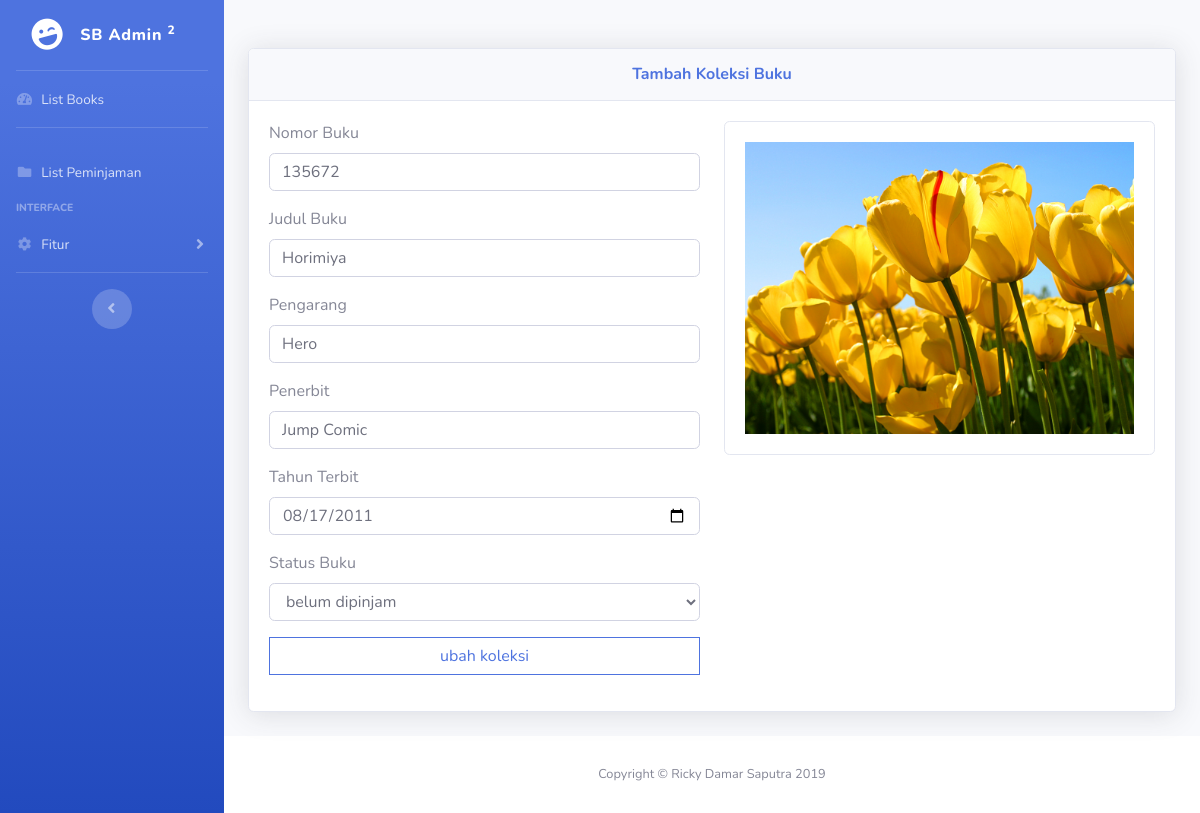
Page /update_book.php?no_buku=135672 (signed in) on the committed database.
### tables this page shows
CREATE TABLE `tb_buku` (
  `no_buku` varchar(6) NOT NULL,
  `judul_buku` varchar(40) NOT NULL,
  `pengarang` varchar(20) NOT NULL,
  `penerbit` varchar(20) NOT NULL,
  `tahun_terbit` date NOT NULL,
  `status` enum('dipinjam','belum dipinjam') NOT NULL
);

### functions.php (called while the page is built, shortened)
<?php
$conn = mysqli_connect('localhost', 'root', '', 'db_perpustakaan');
function index($query)
{
    global $conn;
    $result = mysqli_query($conn, $query);
    $rows = [];
    while ($row = mysqli_fetch_assoc($result)) {
        $rows[] = $row;
    }
    return $rows;
}

### update_book.php (the view, shortened to what this page needs)
<?php
require 'functions.php';
$no_buku = $_GET["no_buku"];
$book = index("SELECT * FROM tb_buku WHERE no_buku = $no_buku")[0];
?>
<!DOCTYPE html>
<html lang="en">
<head>
  <link href="vendor/fontawesome-free/css/all.min.css" rel="stylesheet" type="text/css">
  <link href="css/sb-admin-2.min.css" rel="stylesheet">
  <link href="vendor/datatables/dataTables.bootstrap4.min.css" rel="stylesheet">
  <link href="css/style.css" rel="stylesheet">
</head>
<body id="page-top">
  <div id="wrapper">
    <ul class="navbar-nav bg-gradient-primary sidebar sidebar-dark accordion" id="accordionSidebar">
      <a class="sidebar-brand d-flex align-items-center justify-content-center" href="index.php">
        <div class="sidebar-brand-icon rotate-n-15">
          <i class="fas fa-laugh-wink"></i>
        </div>
        <div class="sidebar-brand-text mx-3">SB Admin <sup>2</sup></div>
      </a>
      <hr class="sidebar-divider my-0">
      <li class="nav-item">
        <a class="nav-link" href="index.php">
          <i class="fas fa-fw fa-tachometer-alt"></i>
          <span>List Books</span></a>
      </li>
      <hr class="sidebar-divider">
      <li class="nav-item">
        <a class="nav-link" href="list_pinjam.php">
          <i class="fas fa-fw fa-folder"></i>
          <span>list peminjaman</span>
        </a>
      </li>
      <div class="sidebar-heading">
        Interface
      </div>
      <li class="nav-item">
        <a class="nav-link collapsed" href="#" data-toggle="collapse" data-target="#collapseTwo" aria-expanded="true" aria-controls="collapseTwo">
          <i class="fas fa-fw fa-cog"></i>
          <span>Fitur</span>
        </a>
      </li>
      <hr class="sidebar-divider d-none d-md-block">
      <div class="text-center d-none d-md-inline">
        <button class="rounded-circle border-0" id="sidebarToggle"></button>
      </div>
    </ul>
    <div id="content-wrapper" class="d-flex flex-column">
      <div id="content" class="mt-5">
        <div class="container-fluid">
          <div class="card shadow mb-4">
            <div class="card-header py-3">
              <h6 class="m-0 font-weight-bold text-primary text-center">Tambah Koleksi Buku</h6>
            </div>
            <div class="card-body">
              <div class="row">
                <div class="col">
                  <form action="" method="POST">
                    <div class="form-group">
                      <label for="no_buku">nomor buku</label>
                      <input type="text" class="form-control" id="no_buku" name="no_buku" value="<?= $book["no_buku"]; ?>">
                    </div>
                    <div class="form-group">
                      <label for="judul_buku">judul buku</label>
                      <input type="text" class="form-control" id="judul_buku" name="judul_buku" value="<?= $book["judul_buku"]; ?>">
                    </div>
                    <div class="form-group">
                      <label for="pengarang">pengarang</label>
                      <input type="text" class="form-control" id="pengarang" name="pengarang" value="<?= $book["pengarang"]; ?>">
                    </div>
                    <div class="form-group">
                      <label for="penerbit">penerbit</label>
                      <input type="text" class="form-control" id="penerbit" name="penerbit" value="<?= $book["penerbit"]; ?>">
                    </div>
                    <div class="form-group">
                      <label for="tahun_terbit">tahun terbit</label>
                      <input type="date" class="form-control" id="tahun_terbit" name="tahun_terbit" value="<?= $book["tahun_terbit"]; ?>">
                    </div>
                    <div class="form-group">
                      <label for="status">status buku</label>
                      <select class="form-control" id="status" name="status">
                        <?php if ($book["status"] === "dipinjam") : ?>
                        <option selected>dipinjam</option>
                        <option>belum dipinjam</option>
                        <?php else : ?>
                        <option selected>belum dipinjam</option>
                        <?php endif; ?>
                      </select>
                    </div>
                    <div class="form-group">
                      <button type="submit" name="ubah_koleksi" class="btn btn-outline-primary btn-block">ubah koleksi</button>
                    </div>
                  </form>
                </div>
                <div class="col">
                  <div class="card">
                    <div class="card-body">
                      <img src="img/bg-book.jpg" class="img-fluid" alt="Responsive image">
                    </div>
                  </div>
                </div>
              </div>
            </div>
          </div>
        </div>
      </div>
      <footer class="sticky-footer bg-white">
        <div class="container my-auto">
          <div class="copyright text-center my-auto">
            <span>Copyright &copy; Ricky Damar Saputra 2019</span>
          </div>
        </div>
      </footer>
    </div>
  </div>
</body>
</html>

### css/style.css (style rules this page uses)
* { text-transform: capitalize; }
.btn, .badge { border-radius: 0; }

### rows in the picture
tb_buku: no_buku "135672", judul_buku "horimiya", pengarang "hero", penerbit "jump comic", tahun_terbit "08/17/2011", status "belum dipinjam"
